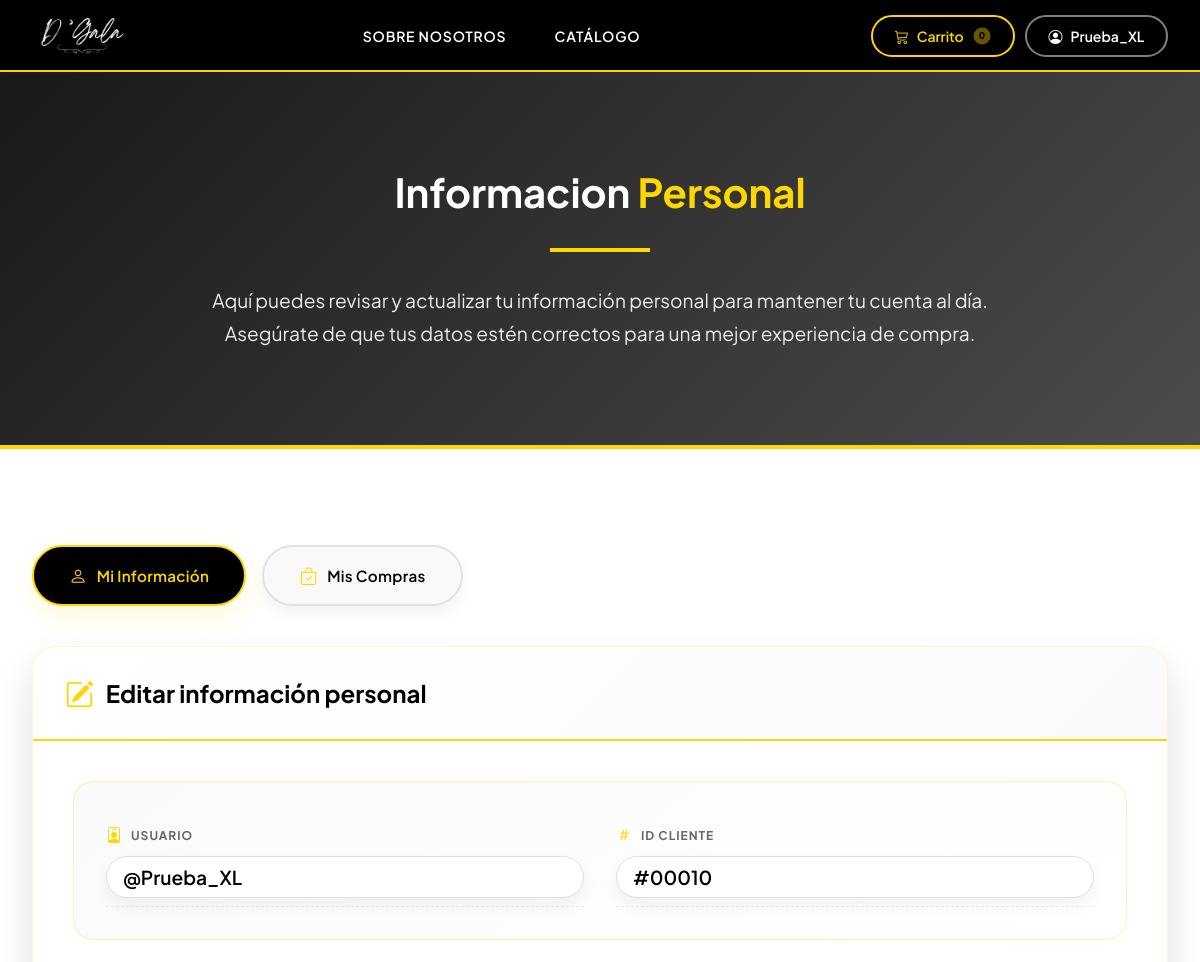
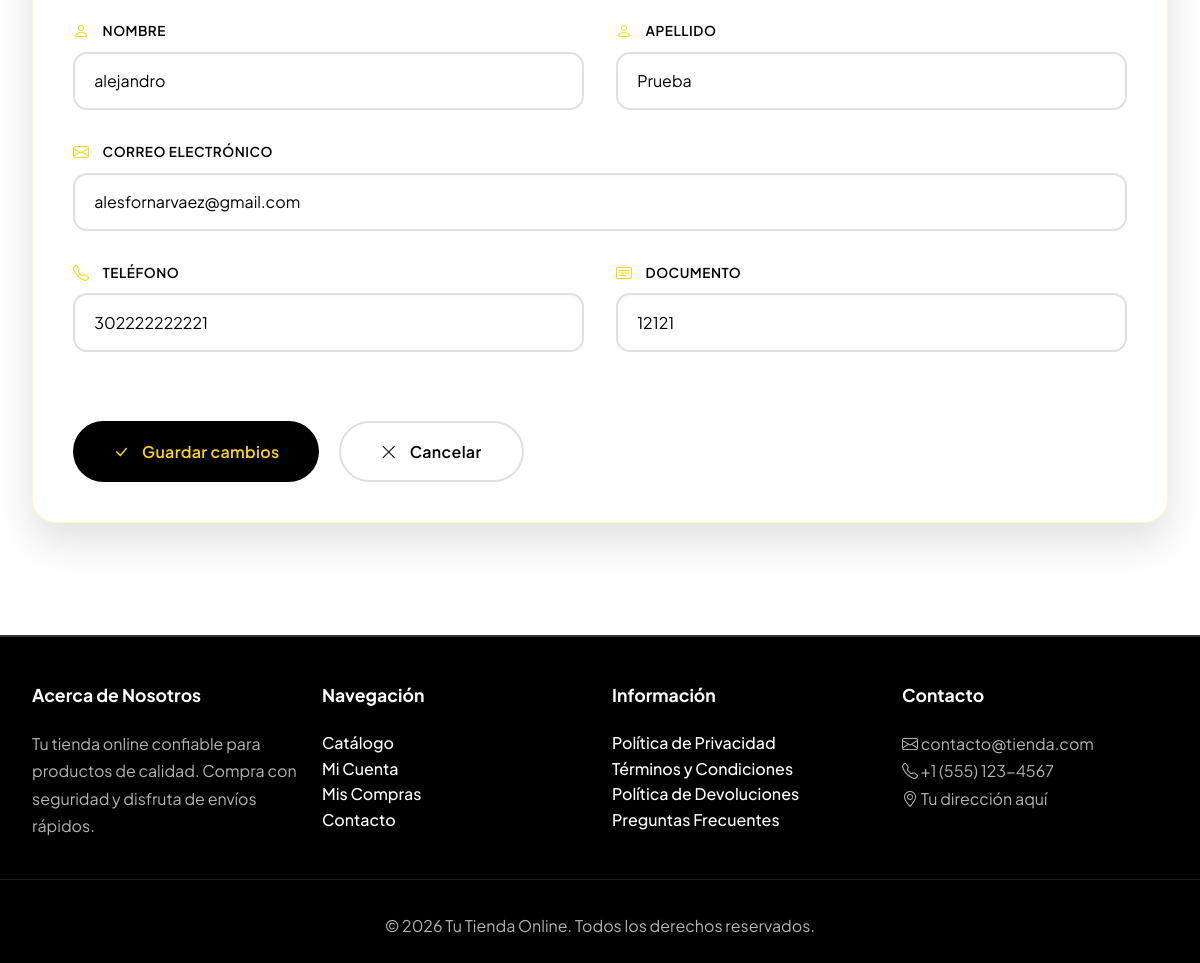
Page /mi_cuenta.php (signed in) on the committed database (2 pictures, top to bottom).
### tables this page shows
CREATE TABLE `usuarios` (
  `id` int(11) NOT NULL,
  `nombre_usuario` varchar(80) NOT NULL,
  `password` varchar(120) NOT NULL,
  `activacion` int(11) NOT NULL DEFAULT 0,
  `token` varchar(40) NOT NULL,
  `token_password` varchar(40) DEFAULT NULL,
  `password_request` int(11) NOT NULL DEFAULT 0,
  `id_cliente` int(11) NOT NULL
);

CREATE TABLE `clientes` (
  `id` int(11) NOT NULL,
  `nombre` varchar(80) NOT NULL,
  `apellido` varchar(80) NOT NULL,
  `email` varchar(200) NOT NULL,
  `telefono` varchar(20) NOT NULL,
  `documento` varchar(30) NOT NULL,
  `estatus` tinyint(4) NOT NULL,
  `fecha_alta` datetime NOT NULL,
  `fecha_modifica` datetime DEFAULT NULL,
  `fecha_baja` datetime DEFAULT NULL
);

### public/mi_cuenta.php (the view, shortened to what this page needs)
<?php
$db = new Database();
$conexion = $db->getConexion();
$idCliente = $_SESSION['user_cliente'];
$sql = $conexion->prepare("SELECT c.id, c.nombre, c.apellido, c.email, c.telefono, c.documento, u.nombre_usuario
                          FROM clientes c
                          LEFT JOIN usuarios u ON u.id_cliente = c.id
                          WHERE c.id = ?");
$sql->execute([$idCliente]);
$cliente = $sql->fetch(PDO::FETCH_ASSOC);
?>
<!DOCTYPE html>
<html lang="es" data-bs-theme="auto">
<head>
    <link rel="stylesheet" href="tt.css">
    <?php include '../include/links.php'; ?>
</head>
<body>
    <?php include '../include/header.php'; ?>
    <section class="about-hero">
        <div class="container text-center">
            <h1 class="fadeInUp">Informacion <span>Personal</span></h1>
            <div class="gold-line fadeInUp" style="animation-delay: 0.2s;"></div>
            <p class="fadeInUp" style="animation-delay: 0.4s;">
                Aquí puedes revisar y actualizar tu información personal para mantener tu cuenta al día.
                Asegúrate de que tus datos estén correctos para una mejor experiencia de compra.
            </p>
        </div>
    </section>
    <main class="section-padding">
        <div class="container">
            <div class="menu-links">
                <a href="<?php echo SITE_URL; ?>/public/mi_cuenta.php" class="menu-link active">
                    <i class="bi bi-person"></i> Mi Información
                </a>
                <a href="<?php echo SITE_URL; ?>/public/compras.php" class="menu-link">
                    <i class="bi bi-bag-check"></i> Mis Compras
                </a>
            </div>
            <div class="account-card">
                <div class="card-header-custom">
                    <h2>
                        <i class="bi bi-pencil-square"></i> Editar información personal
                    </h2>
                </div>
                <div class="card-body-custom">
                    <div class="info-section">
                        <div class="info-grid">
                            <div class="info-item">
                                <span class="info-label"><i class="bi bi-person-badge"></i> Usuario</span>
                                <span class="info-value">@<?php echo htmlspecialchars($cliente['nombre_usuario']); ?></span>
                            </div>
                            <div class="info-item">
                                <span class="info-label"><i class="bi bi-hash"></i> ID Cliente</span>
                                <span class="info-value">#<?php echo str_pad(htmlspecialchars($cliente['id']), 5, '0', STR_PAD_LEFT); ?></span>
                            </div>
                        </div>
                    </div>
                    <form method="POST" action="">
                        <div class="form-row">
                            <div class="form-group-custom">
                                <label for="nombre"><i class="bi bi-person"></i> Nombre</label>
                                <input type="text" id="nombre" name="nombre"
                                       value="<?php echo htmlspecialchars($cliente['nombre']); ?>"
                                       placeholder="Ej. Juan"
                                       required>
                            </div>
                            <div class="form-group-custom">
                                <label for="apellido"><i class="bi bi-person"></i> Apellido</label>
                                <input type="text" id="apellido" name="apellido"
                                       value="<?php echo htmlspecialchars($cliente['apellido']); ?>"
                                       placeholder="Ej. Pérez"
                                       required>
                            </div>
                        </div>
                        <div class="form-group-custom">
                            <label for="email"><i class="bi bi-envelope"></i> Correo electrónico</label>
                            <input type="email" id="email" name="email"
                                   value="<?php echo htmlspecialchars($cliente['email']); ?>"
                                   placeholder="ejemplo@correo.com"
                                   readonly>
                        </div>
                        <div class="form-row">
                            <div class="form-group-custom">
                                <label for="telefono"><i class="bi bi-telephone"></i> Teléfono</label>
                                <input type="tel" id="telefono" name="telefono"
                                       value="<?php echo htmlspecialchars($cliente['telefono']); ?>"
                                       placeholder="+54 9 11 1234-5678"
                                       required>
                            </div>
                            <div class="form-group-custom">
                                <label for="documento"><i class="bi bi-card-text"></i> Documento</label>
                                <input type="text" id="documento" name="documento"
                                       value="<?php echo htmlspecialchars($cliente['documento']); ?>"
                                       placeholder="DNI / Pasaporte"
                                       readonly>
                            </div>
                        </div>
                        <div class="form-actions">
                            <button type="submit" class="btn-custom btn-save">
                                <i class="bi bi-check-lg"></i> Guardar cambios
                            </button>
                            <a href="<?php echo SITE_URL; ?>/public/index.php" class="btn-custom btn-cancel">
                                <i class="bi bi-x-lg"></i> Cancelar
                            </a>
                        </div>
                    </form>
                </div>
            </div>
        </div>
    </main>
    <?php include '../include/footer.php'; ?>
    <link rel="stylesheet" href="https://cdnjs.cloudflare.com/ajax/libs/animate.css/4.1.1/animate.min.css"/>
</body>
</html>

### public/tt.css (style rules this page uses)
:root { --primary-black: #000000; --primary-gold: #ffd700; --text-light: #ffffff; --text-dark: #333333; --gray-light: #f8f9fa; --shadow-sm: 0 2px 4px rgba(0, 0, 0, 0.1); --shadow-md: 0 4px 6px rgba(0, 0, 0, 0.1); --shadow-lg: 0 10px 15px rgba(0, 0, 0, 0.1); --transition: all 0.3s ease; }
* { margin: 0; padding: 0; box-sizing: border-box; }
body { font-family: "Segoe UI", Tahoma, Geneva, Verdana, sans-serif; background: linear-gradient(135deg, #f5f5f5 0%, #fff 100%); color: var(--text-dark); }
.fadeInUp { animation: fadeInUp 0.6s ease forwards; }
.about-hero, .checkout-header { background: linear-gradient(135deg, rgba(0, 0, 0, 0.9) 0%, rgba(0, 0, 0, 0.7) 100%); background-size: cover; background-position: center; padding: 6rem 0; margin-bottom: 3rem; position: relative; overflow: hidden; border-bottom: 4px solid var(--primary-gold); }
.about-hero::before, .checkout-header::before { content: ""; position: absolute; top: 0; left: -100%; width: 100%; height: 100%; background: linear-gradient(90deg, transparent, rgba(255, 215, 0, 0.1), transparent); animation: shine 8s infinite; pointer-events: none; }
.about-hero h1, .checkout-header h1 { color: var(--text-light); font-size: 2.5rem; font-weight: 700; margin-bottom: 1rem; position: relative; text-align: center; }
.about-hero h1 span, .checkout-header h1 span { color: var(--primary-gold); }
.about-hero p { color: rgba(255, 255, 255, 0.9); font-size: 1.2rem; max-width: 800px; margin: 0 auto; position: relative; }
.gold-line, .about-hero .gold-line, .checkout-header .gold-line { width: 100px; height: 4px; background: var(--primary-gold); margin: 2rem auto; position: relative; }
.section-padding { padding: 4rem 0; }

### public/assets/css/style.css (style rules this page uses)
:root { --primary-dark: #000000; --primary-light: #ffffff; --secondary-dark: #1a1a1a; --secondary-light: #f5f5f5; --accent-gray: #5d657b; --border-light: #e0e0e0; --border-dark: #333333; --shadow-soft: 0 2px 8px rgba(0, 0, 0, 0.08); --shadow-medium: 0 4px 16px rgba(0, 0, 0, 0.12); --shadow-dark: 0 8px 24px rgba(0, 0, 0, 0.15); }
* { margin: 0; padding: 0; box-sizing: border-box; }
html { scroll-behavior: smooth; scroll-padding-top: 80px; }
body { font-family: "Plus Jakarta Sans", sans-serif; font-weight: 400; color: var(--accent-gray); background-color: var(--primary-light); overflow-x: hidden; line-height: 1.6; }
h1, h2, h3, h4, h5, h6 { font-weight: 700; color: var(--primary-dark); margin-bottom: 1rem; }
h1 { font-size: 2.5rem; }
h2 { font-size: 2rem; }
p { font-size: 1rem; line-height: 1.7; margin-bottom: 1rem; }
a { color: var(--primary-dark); text-decoration: none; transition: all 0.3s ease; font-weight: 500; }
.container { max-width: 1200px; margin: 0 auto; padding: 0 2rem; }
.section-padding { padding: 3rem 0; }

### include/header.php (style rules this page uses)
:root { --header-bg: #000000; --header-bg-blur: rgba(0, 0, 0, 0.96); --header-gold: #ffd700; --header-gold-dark: #e6b800; --header-text: #ffffff; --header-transition: all 0.3s cubic-bezier(0.4, 0, 0.2, 1); --header-height: 72px; }
body { padding-top: var(--header-height); margin: 0; }

### rows in the picture
usuarios: nombre_usuario "Prueba_XL", id_cliente "00010", nombre "alejandro", apellido "Prueba", email "alesfornarvaez@gmail.com", telefono "302222222221", documento "12121"

### other values in the picture
$num_cart "0"
$_SESSION['user_name'] "Prueba_XL"
